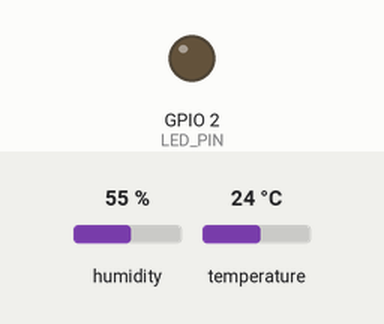
This sketch was run on a simulated ESP32. Parts: output pins drawn as LEDs (lit = HIGH). The test bench sets the inputs (shaded band); at power-on: temperature 24 °C, humidity 55 %. WiFi joins after 1.5 s; servers stay silent unless stated; random numbers use the default seed unless the sketch sets one; no MQTT or app messages arrive unless stated; what the sketch prints to the serial monitor is not drawn.

Above: at 2.7 s.
2.8 s: temperature set to 27.6 °C
9.7 s: temperature set to 28.9 °C
At 11.3 s:
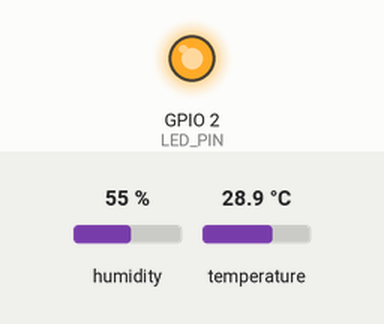
16.6 s: temperature set to 12 °C
At 21.1 s:
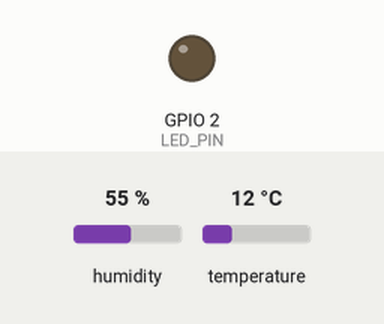
23.5 s: temperature set to 33 °C
At 26.3 s:
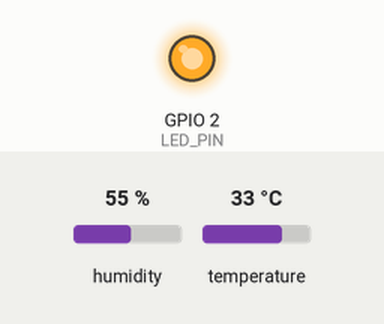
Timing chart, 0 to 27.8 s (numbered marks = the images above; inputs shaded):
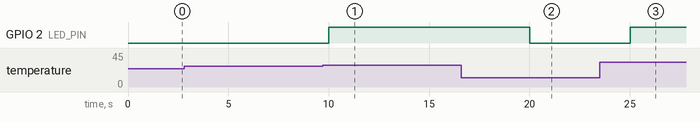

Measured:
- the behaviour switches between 28 and 28.1 °C on temperature (found by bisection; images 0 and 1)
- after the input at 2.8 s, every drawn part: stays the same
- after the input at 9.7 s, GPIO 2 (LED_PIN): LOW → HIGH after 0.31 s
- after the input at 16.6 s, GPIO 2 (LED_PIN): HIGH → LOW after 3.4 s
- after the input at 23.5 s, GPIO 2 (LED_PIN): LOW → HIGH after 1.5 s

The sketch:

workcare_gs.ino
```cpp
#include <WiFi.h>
#include <PubSubClient.h>
#include "DHTesp.h"

// Pinos
const int DHT_PIN = 15;
const int LED_PIN = 2;  // pode ser LED interno do ESP32

// Objetos
DHTesp dht;
WiFiClient espClient;
PubSubClient client(espClient);

// Wi-Fi do Wokwi
const char* ssid = "Wokwi-GUEST";
const char* password = "";

// Broker MQTT público
const char* mqttServer = "broker.hivemq.com";
const int   mqttPort   = 1883;

// Controle de tempo
unsigned long inicioTrabalho = 0;
const unsigned long LIMITE_TRABALHO_MS = 50UL * 60UL * 1000UL;
unsigned long ultimoEnvio = 0;

void conectaWiFi() {
  Serial.print("Conectando ao WiFi ");
  Serial.println(ssid);
  WiFi.mode(WIFI_STA);
  WiFi.begin(ssid, password);

  while (WiFi.status() != WL_CONNECTED) {
    delay(500);
    Serial.print(".");
  }
  Serial.println("\nWiFi conectado!");
  Serial.print("IP: ");
  Serial.println(WiFi.localIP());
}

void conectaMQTT() {
  while (!client.connected()) {
    Serial.print("Conectando ao broker MQTT...");
    String clientId = "workcare-";
    clientId += String(random(0xffff), HEX);

    if (client.connect(clientId.c_str())) {
      Serial.println("conectado!");
    } else {
      Serial.print("falhou, rc=");
      Serial.print(client.state());
      Serial.println(" tentando de novo em 2s...");
      delay(2000);
    }
  }
}

void setup() {
  Serial.begin(115200);
  Serial.println("Iniciando WorkCare IoT...");

  pinMode(LED_PIN, OUTPUT);
  digitalWrite(LED_PIN, LOW);

  dht.setup(DHT_PIN, DHTesp::DHT22);

  conectaWiFi();
  client.setServer(mqttServer, mqttPort);

  inicioTrabalho = millis();
}

void loop() {
  // Garante que Wi-Fi e MQTT fiquem conectados
  if (WiFi.status() != WL_CONNECTED) {
    conectaWiFi();
  }
  if (!client.connected()) {
    conectaMQTT();
  }
  client.loop();

  unsigned long agora = millis();

  // Envia a cada 5 segundos
  if (agora - ultimoEnvio >= 5000) {
    ultimoEnvio = agora;

    // Lê o sensor
    TempAndHumidity data = dht.getTempAndHumidity();
    float temperatura = data.temperature;
    float umidade = data.humidity;

    // Tempo de trabalho em ms
    unsigned long tempoTrabalho = agora - inicioTrabalho;
    float tempoTrabalhoSeg = tempoTrabalho / 1000.0;

    bool ambienteRuim = temperatura > 28.0;
    bool tempoExagerado = tempoTrabalho > LIMITE_TRABALHO_MS;

    bool precisaAlerta = ambienteRuim || tempoExagerado;

    // LED
    digitalWrite(LED_PIN, precisaAlerta ? HIGH : LOW);

    // Debug Serial
    Serial.println("---- STATUS ----");
    Serial.print("Temperatura: ");
    Serial.print(temperatura);
    Serial.println(" °C");

    Serial.print("Umidade: ");
    Serial.print(umidade);
    Serial.println(" %");

    Serial.print("Tempo de trabalho: ");
    Serial.print(tempoTrabalhoSeg);
    Serial.println(" s");

    if (ambienteRuim) {
      Serial.println("Ambiente desconfortável (muito quente).");
    }
    if (tempoExagerado) {
      Serial.println("Tempo de trabalho passou do limite (simulado).");
    }
    if (!precisaAlerta) {
      Serial.println("Tudo ok. Ambiente e tempo dentro do normal.");
    } else {
      Serial.println("ALERTA: precisa de pausa ou ajuste no ambiente!");
    }

    // Monta payload JSON
    String payload = "{";
    payload += "\"temperatura\":" + String(temperatura, 1) + ",";
    payload += "\"umidade\":" + String(umidade, 1) + ",";
    payload += "\"tempo_trabalho_s\":" + String(tempoTrabalhoSeg, 1) + ",";
    payload += "\"alerta\":" + String(precisaAlerta ? "true" : "false");
    payload += "}";

    Serial.print("Publicando MQTT: ");
    Serial.println(payload);

    // Publica no tópico
    client.publish("workcare/estacao1/sensores", payload.c_str());
    Serial.println("----------------\n");
  }
}
```
